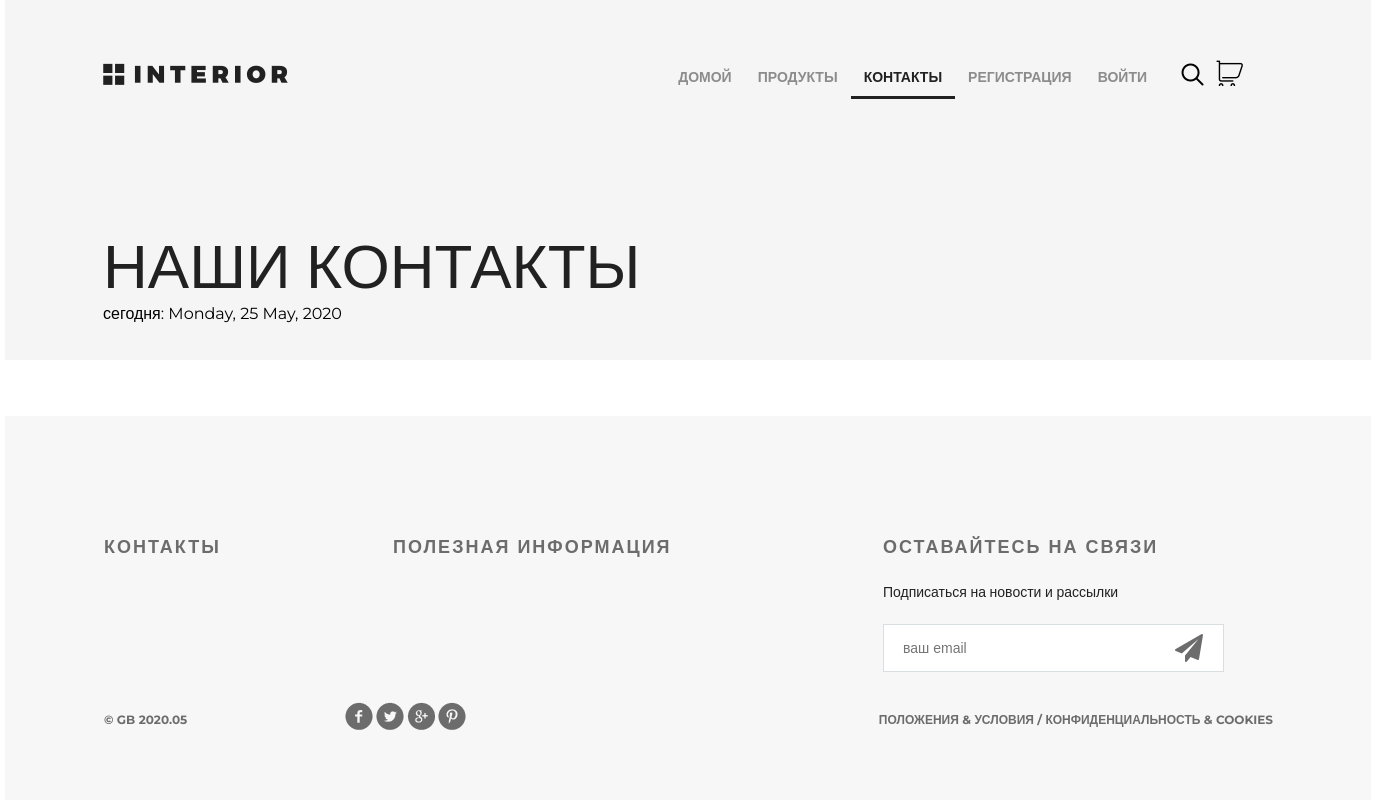
The app's page /contact/, older data.
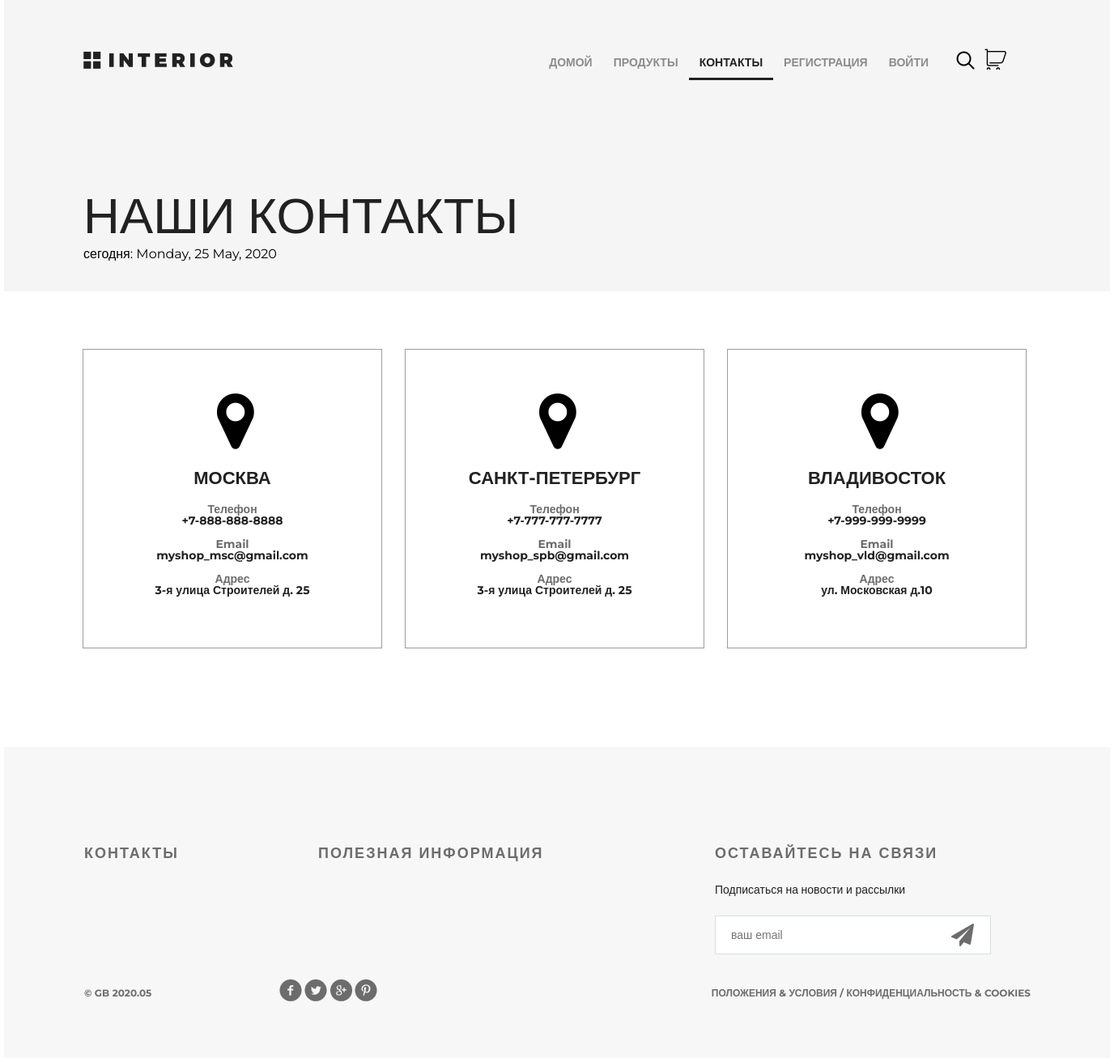
The same page, newer data.
### mainapp/models.py (models this page shows, shortened)
class Contact(models.Model):
    phone = models.CharField(max_length=32, verbose_name='номер телефона')
    email = models.EmailField(max_length=128, verbose_name='email')
    city = models.CharField(max_length=32, default='Москва', verbose_name='город')
    address = models.CharField(max_length=128, verbose_name='адрес')

### mainapp/views.py (the view)
# urls.py: path('contact/', mainapp.contact, name='contact'),
def contact(request):
    title = "о нас"
    visit_date = timezone.now()
    locations = Contact.objects.all()
    content = {"title": title, "visit_date": visit_date, "locations": locations}
    return render(request, "mainapp/contact.html", context=content)

### mainapp/templates/mainapp/contact.html
{% extends 'mainapp/base.html' %}
{% load static %}
{% block menu %}
	<div class="container">
		<div class="hero">
			<div class="header clearfix">
				{% include 'mainapp/includes/inc_menu.html' %}
			</div>
			<h1>наши контакты</h1>
			<p>сегодня: {{ visit_date|date:"l, j F, Y" }}</p>
		</div>
	</div>
{% endblock menu %}
{% block content %}
		<div class="location">
			{% for location in locations %}
			<div class="location-1">
				<i class="fa fa-map-marker fa-5x"></i>
				<h4>{{location.city}}</h4>
				<div class="contacts">
					<h5>Телефон</h5>
					<p>{{location.phone}}</p>
				</div>
				<div class="contacts">
					<h5>Email</h5>
					<p>{{location.email}}</p>
				</div>
				<div class="contacts">
					<h5>Адрес</h5>
					<p>{{location.address}}</p>
				</div>
			</div>
			{% endfor %}
		</div>
		<div class="clr"></div>
{% endblock content %}

Row changes from the older to the newer data that the page shows:
added Contact: city "МОСКВА", phone "+7-888-888-8888", email "myshop_msc@gmail.com", address "3-я улица Строителей д. 25"
added Contact: city "САНКТ-ПЕТЕРБУРГ", phone "+7-777-777-7777", email "myshop_spb@gmail.com", address "3-я улица Строителей д. 25"
added Contact: city "ВЛАДИВОСТОК", phone "+7-999-999-9999", email "myshop_vld@gmail.com", address "ул. Московская д.10"
